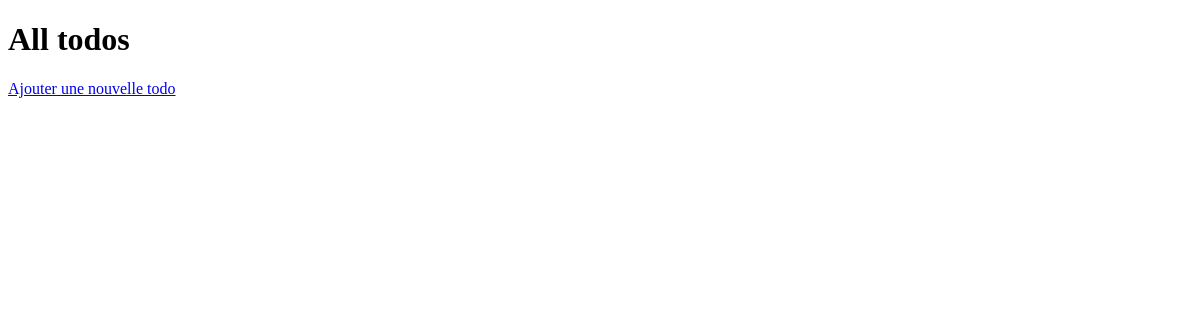
The app's page /displayAllTodosFromDatabase.php, older data.
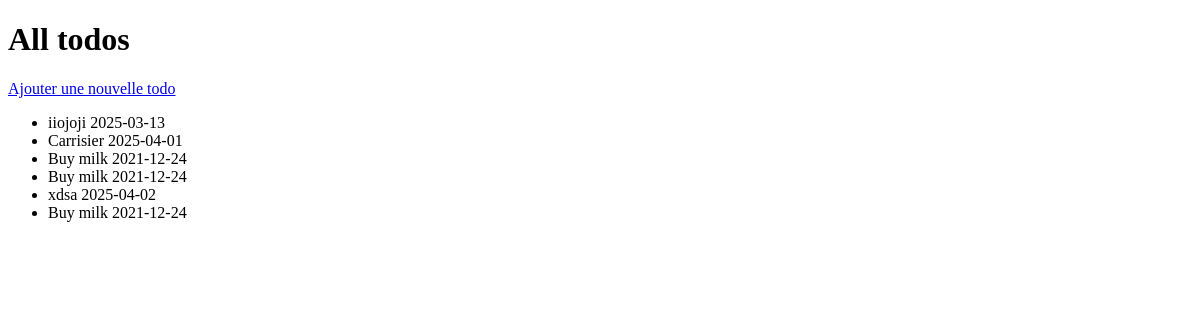
The same page, newer data.
### tables this page shows
CREATE TABLE todos (
    id INTEGER PRIMARY KEY AUTOINCREMENT,
    title TEXT NOT NULL,
    due_date TEXT
);

### public/displayAllTodosFromDatabase.php (the view, shortened to what this page needs)
<?php
$db = "sqlite:../database.db";
$options = [
    PDO::ATTR_ERRMODE => PDO::ERRMODE_EXCEPTION,
    PDO::ATTR_DEFAULT_FETCH_MODE => PDO::FETCH_ASSOC,
    PDO::ATTR_EMULATE_PREPARES => false
];
try {
    $PDO = new PDO($db, '', '', $options);
    $PDOPREPARE = $PDO->prepare("SELECT * FROM todos");
    $PDOPREPARE->execute();
    $posts = $PDOPREPARE->fetchAll(PDO::FETCH_ASSOC);
} catch (PDOException $e) {
    $errors[] = 'Database error: ' . $e->getMessage();
}
?>
<!doctype html>
<html lang="en">
<head>
</head>
<body>
<h1>
    All todos
</h1>
<a href="writeTodoToDatabase.php">Ajouter une nouvelle todo</a>
<ul>
    <?php foreach ($posts as $row) : ?>
        <li> <?= $row['title'] . ' ' . $row['due_date'] ?></li>
    <?php endforeach; ?>
</ul>
</body>
</html>

Row changes from the older to the newer data that the page shows:
added todos: title "iiojoji", due_date "2025-03-13"
added todos: title "Carrisier", due_date "2025-04-01"
added todos: title "Buy milk", due_date "2021-12-24"
added todos: title "Buy milk", due_date "2021-12-24"
added todos: title "xdsa", due_date "2025-04-02"
added todos: title "Buy milk", due_date "2021-12-24"
